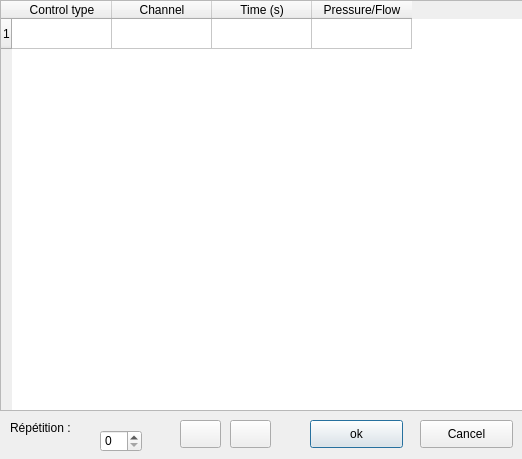
<?xml version="1.0" encoding="UTF-8"?>
<ui version="4.0">
 <class>Dialog</class>
 <widget class="QDialog" name="Dialog">
  <property name="geometry">
   <rect>
    <x>0</x>
    <y>0</y>
    <width>522</width>
    <height>459</height>
   </rect>
  </property>
  <property name="windowTitle">
   <string>Dialog</string>
  </property>
  <widget class="QTableWidget" name="tableWidget">
   <property name="geometry">
    <rect>
     <x>0</x>
     <y>0</y>
     <width>651</width>
     <height>411</height>
    </rect>
   </property>
   <row>
    <property name="text">
     <string>1</string>
    </property>
   </row>
   <column>
    <property name="text">
     <string>Control type</string>
    </property>
   </column>
   <column>
    <property name="text">
     <string>Channel</string>
    </property>
   </column>
   <column>
    <property name="text">
     <string>Time (s)</string>
    </property>
   </column>
   <column>
    <property name="text">
     <string>Pressure/Flow</string>
    </property>
   </column>
  </widget>
  <widget class="QLabel" name="label">
   <property name="geometry">
    <rect>
     <x>10</x>
     <y>420</y>
     <width>71</width>
     <height>16</height>
    </rect>
   </property>
   <property name="text">
    <string>Répétition :</string>
   </property>
  </widget>
  <widget class="QSpinBox" name="spinBox">
   <property name="geometry">
    <rect>
     <x>100</x>
     <y>430</y>
     <width>42</width>
     <height>22</height>
    </rect>
   </property>
  </widget>
  <widget class="QPushButton" name="pushButton">
   <property name="geometry">
    <rect>
     <x>310</x>
     <y>420</y>
     <width>93</width>
     <height>28</height>
    </rect>
   </property>
   <property name="text">
    <string>ok</string>
   </property>
  </widget>
  <widget class="QPushButton" name="pushButton_2">
   <property name="geometry">
    <rect>
     <x>420</x>
     <y>420</y>
     <width>93</width>
     <height>28</height>
    </rect>
   </property>
   <property name="text">
    <string>Cancel</string>
   </property>
  </widget>
  <widget class="QPushButton" name="pushButton_3">
   <property name="geometry">
    <rect>
     <x>180</x>
     <y>420</y>
     <width>41</width>
     <height>28</height>
    </rect>
   </property>
   <property name="text">
    <string/>
   </property>
   <property name="icon">
    <iconset>
     <normaloff>../../../../../Downloads/button_add_insert_new_14983.png</normaloff>../../../../../Downloads/button_add_insert_new_14983.png</iconset>
   </property>
  </widget>
  <widget class="QPushButton" name="pushButton_4">
   <property name="geometry">
    <rect>
     <x>230</x>
     <y>420</y>
     <width>41</width>
     <height>28</height>
    </rect>
   </property>
   <property name="text">
    <string/>
   </property>
   <property name="icon">
    <iconset>
     <normaloff>../../../../../Downloads/button_delete_14991.png</normaloff>../../../../../Downloads/button_delete_14991.png</iconset>
   </property>
  </widget>
 </widget>
 <resources/>
 <connections/>
</ui>
